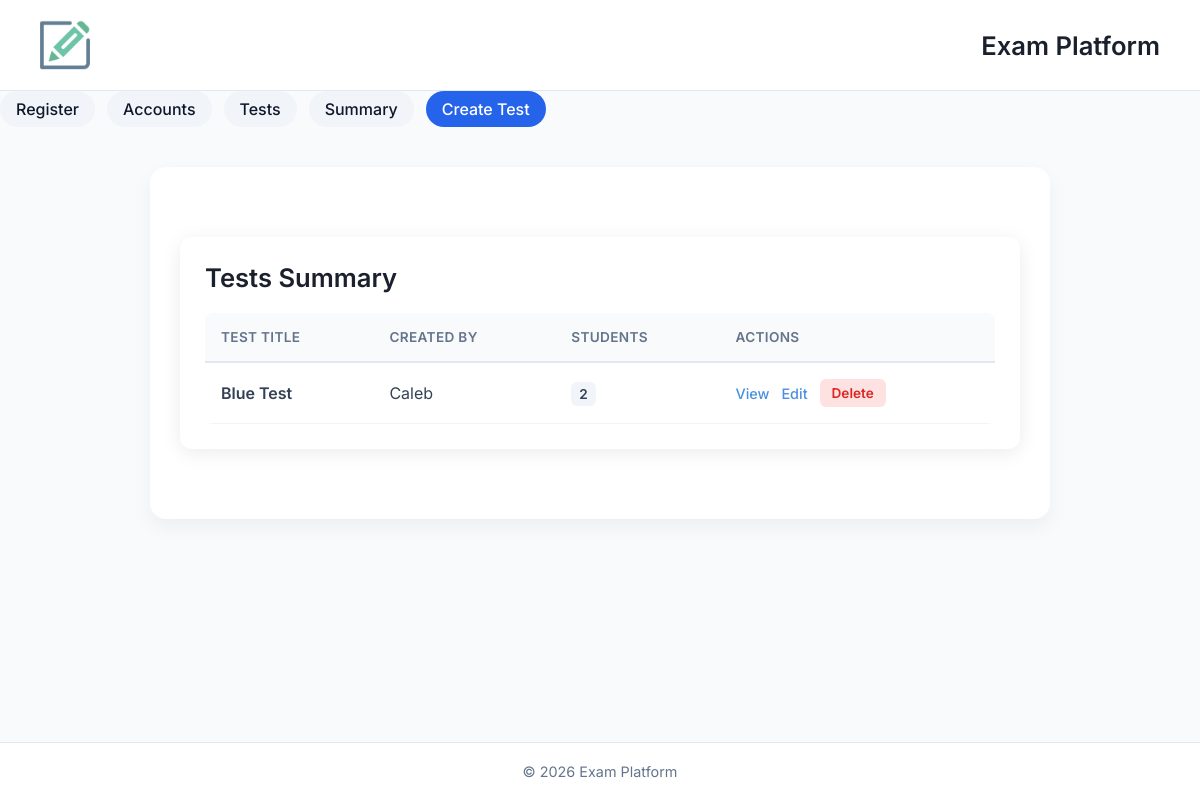
Screenshot of /tests/summary with the database file from the repository.
### app/models/test.py (models this page shows)
class Test(db.Model):
    __tablename__ = "tests"
    id = db.Column(db.Integer, primary_key=True)
    title = db.Column(db.String(255))
    teacher_id = db.Column(db.Integer, db.ForeignKey("users.id"))
    is_timed = db.Column(db.Boolean, default=False)
    duration = db.Column(db.Integer, nullable=True)
    created_at = db.Column(db.DateTime, default=db.func.current_timestamp())
    teacher = db.relationship("User", back_populates="tests_created")
    questions = db.relationship("Question", back_populates="test", lazy=True)
    submissions = db.relationship("Submission", back_populates="test", lazy="select")

### app/models/user.py (models this page shows)
class User(db.Model):
    __tablename__ = "users"
    id = db.Column(db.Integer, primary_key=True)
    name = db.Column(db.String(100))
    email = db.Column(db.String(100))
    role = db.Column(db.Enum("student", "teacher"))
    created_at = db.Column(db.DateTime, default=db.func.current_timestamp())
    submissions = db.relationship(
        "Submission",
        back_populates="student",
        foreign_keys="Submission.student_id"
    )
    graded_submissions = db.relationship(
        "Submission",
        back_populates="grader",
        foreign_keys="Submission.graded_by"
    )
    tests_created = db.relationship("Test", back_populates="teacher")

### app/routes/routes.py (the view)
@bp.route("/tests/summary")
def tests_summary():
    tests = Test.query.all()
    tests_info = []
    for t in tests:
        student_count = Submission.query.filter_by(test_id=t.id).count()
        tests_info.append({
            "id": t.id,
            "title": t.title,
            "teacher": t.teacher,  # pass the whole teacher object
            "student_count": student_count
        })
    return render_template("tests_summary.html", tests=tests_info)

### app/templates/tests_summary.html (shortened to what this page needs)
{% extends "base.html" %}
{% block content %}
<div class="summary-card">
    <div class="table-header">
        <h1>Tests Summary</h1>
    </div>
    <table>
        <thead>
            <tr>
                <th>Test Title</th>
                <th>Created By</th>
                <th>Students</th>
                <th>Actions</th>
            </tr>
        </thead>
        <tbody>
            {% for test in tests %}
            <tr>
                <td style="font-weight: 600;">{{ test.title }}</td>
                <td>{{ test.teacher.name if test.teacher else "N/A" }}</td>
                <td><span class="count-badge">{{ test.student_count }}</span></td>
                <td>
                    <div class="actions">
                        <a href="/test/{{ test.id }}/summary" class="btn-link">View</a>
                        <a href="/test/{{ test.id }}/edit" class="btn-link">Edit</a>
                        <form method="POST" action="/test/{{ test.id }}/delete" style="margin:0;">
                            <button type="submit" class="btn-delete" onclick="return confirm('Are you sure?')">Delete</button>
                        </form>
                    </div>
                </td>
            </tr>
            {% endfor %}
        </tbody>
    </table>
</div>
{% endblock %}

### app/templates/base.html (style rules this page uses)
* { margin: 0; padding: 0; box-sizing: border-box; font-family: 'Inter', sans-serif; }
body { background: #f8fafc; color: #0f172a; min-height: 100vh; display: flex; flex-direction: column; }
h1 { font-size: 1.5rem; font-weight: 600; }

### app/templates/tests_summary.html (style rules this page uses)
.summary-card { max-width: 1000px; margin: 40px auto; padding: 25px; background: #fff; border-radius: 12px; box-shadow: 0 4px 20px rgba(0,0,0,0.08); font-family: 'Inter', -apple-system, sans-serif; }
.table-header { display: flex; justify-content: space-between; align-items: center; margin-bottom: 20px; }
h1 { color: #1a202c; font-size: 1.6rem; margin: 0; }
table { width: 100%; border-collapse: collapse; border-radius: 8px; overflow: hidden; }
th { background-color: #f8fafc; color: #64748b; font-weight: 600; text-align: left; padding: 16px; font-size: 0.85rem; text-transform: uppercase; letter-spacing: 0.025em; border-bottom: 2px solid #e2e8f0; }
td { padding: 16px; border-bottom: 1px solid #f1f5f9; color: #334155; vertical-align: middle; }
.actions { display: flex; gap: 12px; align-items: center; }
.btn-link { text-decoration: none; font-size: 0.9rem; font-weight: 500; color: #4a90e2; transition: color 0.2s; }
.btn-delete { background: #fee2e2; color: #dc2626; border: none; padding: 6px 12px; border-radius: 6px; font-size: 0.85rem; font-weight: 600; cursor: pointer; transition: all 0.2s; }
.count-badge { background: #f1f5f9; padding: 4px 8px; border-radius: 6px; font-weight: 600; font-size: 0.85rem; }

### rows the page displays
Test: title "Blue Test", teacher "Caleb", student_count "2"
